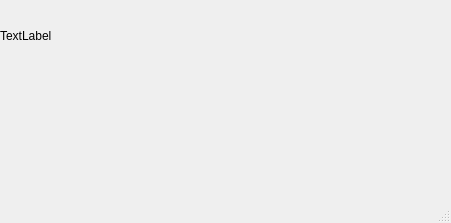
<?xml version="1.0" encoding="UTF-8"?>
<ui version="4.0">
 <class>MainWindow</class>
 <widget class="QMainWindow" name="MainWindow">
  <property name="geometry">
   <rect>
    <x>0</x>
    <y>0</y>
    <width>451</width>
    <height>223</height>
   </rect>
  </property>
  <property name="windowTitle">
   <string>MainWindow</string>
  </property>
  <widget class="QWidget" name="centralwidget">
   <widget class="QLabel" name="label">
    <property name="geometry">
     <rect>
      <x>0</x>
      <y>10</y>
      <width>471</width>
      <height>51</height>
     </rect>
    </property>
    <property name="text">
     <string>TextLabel</string>
    </property>
   </widget>
  </widget>
  <widget class="QMenuBar" name="menubar">
   <property name="geometry">
    <rect>
     <x>0</x>
     <y>0</y>
     <width>451</width>
     <height>17</height>
    </rect>
   </property>
  </widget>
  <widget class="QStatusBar" name="statusbar"/>
 </widget>
 <resources/>
 <connections/>
</ui>
